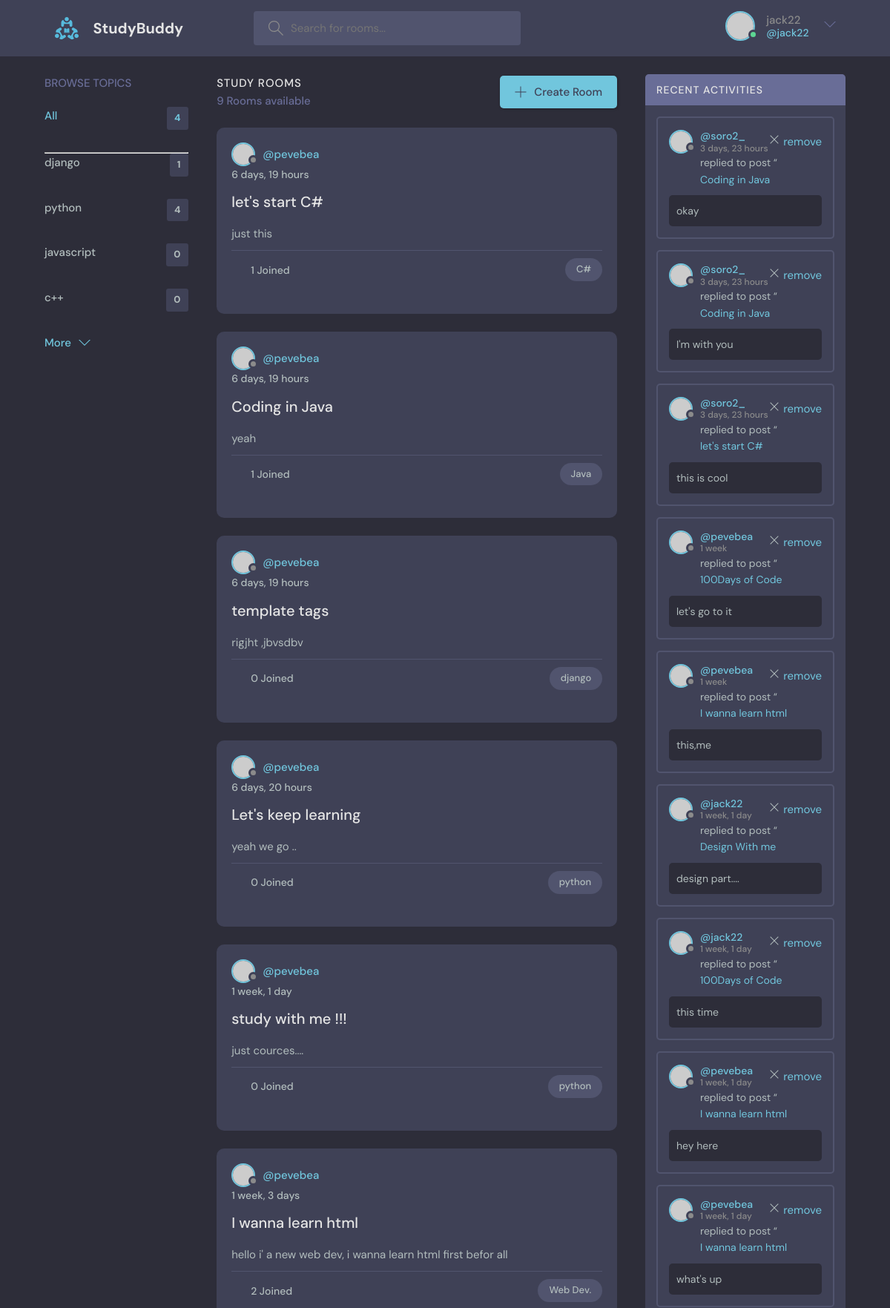
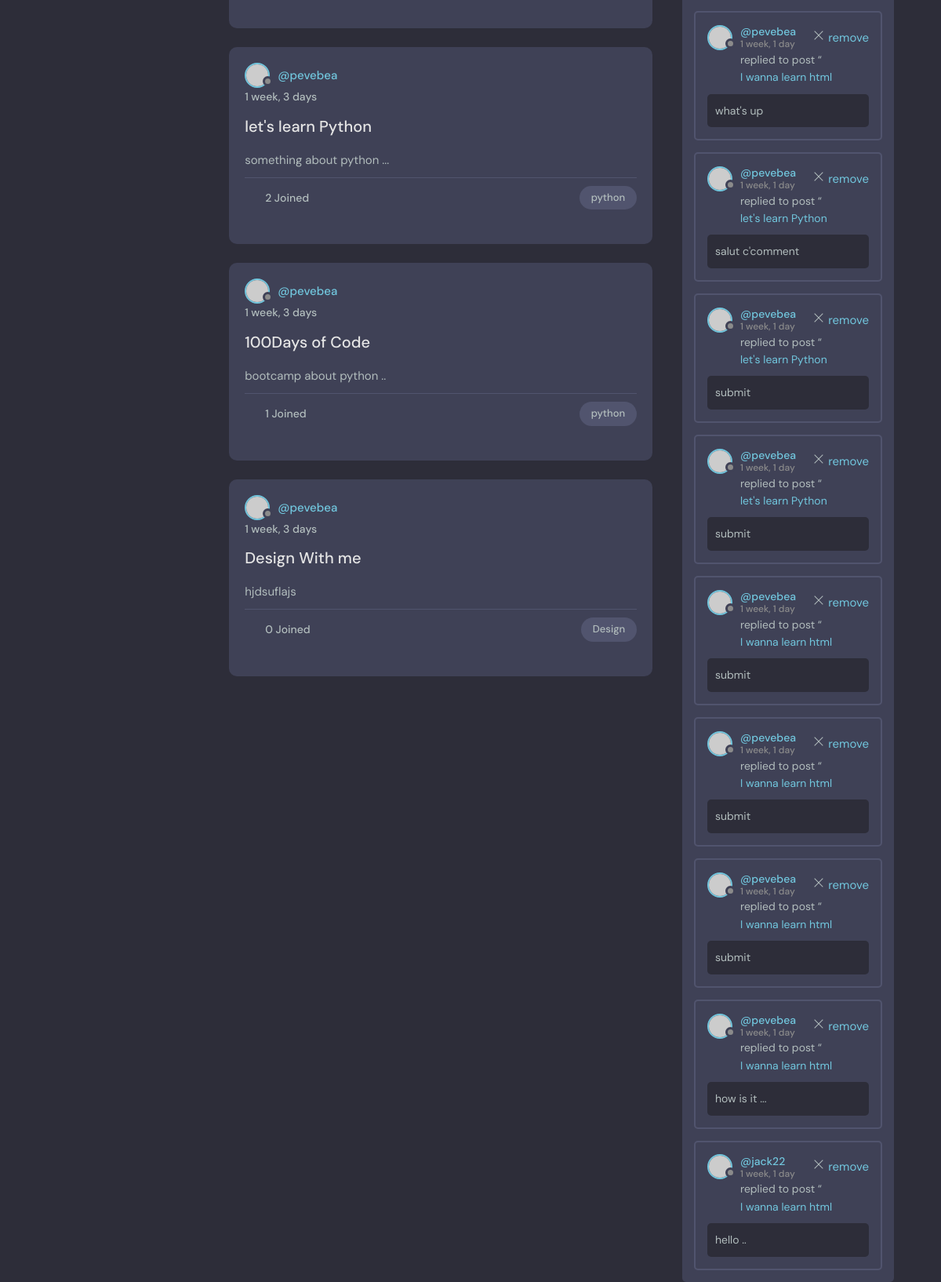
The page /room/index/ (signed in) on the database its author committed (2 pictures, top to bottom).
### room/models.py (models this page shows, shortened)
class Topic(models.Model):
    name = models.CharField(max_length=200)

class Room(models.Model):
    host = models.ForeignKey(User, on_delete=models.SET_NULL, null= True)
    topic = models.ForeignKey(Topic, on_delete=models.CASCADE, null=True)
    name = models.CharField(max_length=200)
    description = models.TextField(null= True, blank= True)
    participants = models.ManyToManyField(User, related_name="participants", blank=True)
    updated = models.DateTimeField(auto_now = True)
    created = models.DateTimeField(auto_now_add=True)
    def __str__(self):
        return self.name
    class Meta:
        ordering = ["-updated", "created"]

class Message(models.Model):
    user = models.ForeignKey(User, on_delete=models.CASCADE, null= True)
    room = models.ForeignKey(Room, on_delete=models.CASCADE)
    body = models.TextField()
    updated = models.DateTimeField(auto_now = True)
    created = models.DateTimeField(auto_now_add=True)
    class Meta:
        ordering = ["-updated", "created"]

### room/views.py (the view)
# urls.py: path("", views.index, name = "home"),
def index(request):
    q = request.GET.get("q") if request.GET.get("q") != None else ""
    rooms = Room.objects.filter(Q(topic__name__icontains = q) |
                                Q(name__icontains=q)|
                                Q(description__icontains=q))
    topics = Topic.objects.all()[0:4]
    room_messages = Message.objects.filter(Q(room__topic__name__icontains = q))
    context = {
        "rooms": rooms,
        "topics": topics,
        "room_messages": room_messages,
    }
    return render(request, "room/index.html", context)

### templates/room/index.html (shortened to what this page needs)
<!DOCTYPE html>
{% load static %}
<html lang="en">
  <head>
    <link rel="stylesheet" href="{% static 'css/main.css' %}" />
  </head>
  <body>
    <header class="header header--loggedIn">
      <div class="container">
        <a href="{% url 'room:index' %}" class="header__logo">
          <img src="{% static 'image/logo.svg' %}" />
          <h1>StudyBuddy</h1>
        </a>
        <form method="GET" action="" class="header__search">
          <label>
            <input name="q" placeholder="Search for rooms..." />
          </label>
        </form>
        <nav class="header__menu">
            {% if user.is_authenticated %}
            <div class="header__user">
                <a href="{% url 'authentification:userProfile' user.id %}">
                <div class="avatar avatar--medium active">
                    <img src="https://randomuser.me/api/portraits/men/37.jpg" />
                </div>
                <p>{{user.username}}<span>@{{user.username}}</span></p>
                </a>
                <button class="dropdown-button">
                <svg version="1.1" xmlns="http://www.w3.org/2000/svg" width="32" height="32" viewBox="0 0 32 32">
                    <title>chevron-down</title>
                    <path d="M16 21l-13-13h-3l16 16 16-16h-3l-13 13z"></path>
                </svg>
                </button>
            </div>
            {% else %}
                <a href="{% url 'authentification:login' %}">
                <img src="{% static 'image/avatar.svg' %}" />
                <p>Login</p>
                </a>
            {% endif %}
        </nav>
      </div>
    </header>
    {% block content %}
    <main class="layout layout--3">
      <div class="container">
            {% include 'room/topic_component.html' %}
        <div class="roomList">
            <div class="roomList__header">
                <div>
                    <h2>Study Rooms</h2>
                    <p>{{rooms.count}} Rooms available</p>
                </div>
                    <a class="btn btn--main" href="{% url 'room:create-room' %}">
                        <svg version="1.1" xmlns="http://www.w3.org/2000/svg" width="32" height="32" viewBox="0 0 32 32">
                        <title>add</title>
                        <path
                            d="M16.943 0.943h-1.885v14.115h-14.115v1.885h14.115v14.115h1.885v-14.115h14.115v-1.885h-14.115v-14.115z">
                        </path>
                        </svg>
                        Create Room
                    </a>
            </div>
            {% include 'room/feed_component.html' %}
        </div>
            {% include 'room/activity_component.html' %}
        {% endblock content %}
      </div>
    </main>
  </body>
</html>

### templates/room/topic_component.html (shortened to what this page needs)
<div class="topics">
    <div class="topics__header">
      <h2>Browse Topics</h2>
    </div>
    <ul class="topics__list">
        <li>
            <a href="{% url 'room:index' %}"class="active">All <span>{{topics.count}}</span></a>
            <hr>
        <li>
        {% for topic in topics %}
            <div>
                <a href="{% url 'room:index' %}?q={{topic.name}}"> {{topic.name}}  <span>{{topic.room_set.all.count}}</span></a>
            </div>
        {% endfor %}
    </ul>
    <a class="btn btn--link" href="{% url 'room:topics' %}">
        More
        <svg version="1.1" xmlns="http://www.w3.org/2000/svg" width="32" height="32" viewBox="0 0 32 32">
            <title>chevron-down</title>
            <path d="M16 21l-13-13h-3l16 16 16-16h-3l-13 13z"></path>
        </svg>
    </a>
</div>

### templates/room/feed_component.html (shortened to what this page needs)
{% for room in rooms %}
<div class="roomListRoom">
    <div class="roomListRoom__header">
        <a href="{% url 'authentification:userProfile' room.host.id %}" class="roomListRoom__author">
            <div class="avatar avatar--small">
                <img src="https://randomuser.me/api/portraits/women/37.jpg"/>
            </div>
            <span>@{{room.host.username}} </span>
        </a>
    </div>
    <div class="roomListRoom__actions">
        <span>{{room.created|timesince}}</span>
    </div>
    <div class="roomListRoom__content">
        <a href="{% url 'room:room' room.id %}">{{room.name}}</a>
        <p>{{room.description}}</p>
    </div>
    <div class="roomListRoom__meta">
        <a href="{% url 'room:index' %}" class="roomListRoom__joined">
            <svg version="1.1" xmlns="http://www.w3.org/2000/svg" width="32"
                height="32" viewBox="0 0 32 32">
                <title>user-group</title>
            </svg>
            {{room.participants.all.count}} Joined
        </a>
        <p class="roomListRoom__topic">{{room.topic.name}}</p>
    </div>
<br>
</div>
{% endfor %}

### templates/room/activity_component.html (shortened to what this page needs)
{% load static %}
<div class="activities">
    <div class="activities__header">
      <h2>Recent Activities</h2>
    </div>
{% for message in room_messages %}
        <div class="activities__box">
          <div class="activities__boxHeader roomListRoom__header">
            <a href="{% url 'authentification:userProfile' message.user.id %}" class="roomListRoom__author">
              <div class="avatar avatar--small">
                <img src="https://randomuser.me/api/portraits/men/37.jpg" />
              </div>
              <p>
                @{{message.user}}
                <span>{{message.created|timesince}}</span>
              </p>
            </a>
            <div class="roomListRoom__actions">
              <a href="{% url 'room:delete-message' message.id %}">
                <svg version="1.1" xmlns="http://www.w3.org/2000/svg" width="32" height="32" viewBox="0 0 32 32">
                  <title>remove</title>
                  <path d="M27.314 6.019l-1.333-1.333-9.98 9.981-9.981-9.981-1.333 1.333 9.981 9.981-9.981 9.98 1.333 1.333 9.981-9.98 9.98 9.98 1.333-1.333-9.98-9.98 9.98-9.981z">
                  </path>
                </svg>
                remove
              </a>
            </div>
          </div>
          <div class="activities__boxContent">
            <p>replied to post “<a href="{% url 'room:index' %}">{{message.room}}</a></p>
            <div class="activities__boxRoomContent">
                {{message.body}}
            </div>
          </div>
        </div>
{% endfor %}
</div>

### rows shown on the page
Topic: name "django", room_set.all.count "1"
Topic: name "python", room_set.all.count "4"
Topic: name "javascript", room_set.all.count "0"
Topic: name "c++", room_set.all.count "0"
Room: host.username "pevebea", created "6 days, 19 hours", name "let's start C#", description "just this", participants.all.count "1", topic.name "C#"
Room: host.username "pevebea", created "6 days, 19 hours", name "Coding in Java", description "yeah", participants.all.count "1", topic.name "Java"
Room: host.username "pevebea", created "6 days, 19 hours", name "template tags", description "rigjht ,jbvsdbv", participants.all.count "0", topic.name "django"
Room: host.username "pevebea", created "6 days, 20 hours", name "Let's keep learning", description "yeah we go ..", participants.all.count "0", topic.name "python"
Room: host.username "pevebea", created "1 week, 1 day", name "study with me !!!", description "just cources....", participants.all.count "0", topic.name "python"
Room: host.username "pevebea", created "1 week, 3 days", name "I wanna learn html", description "hello i' a new web dev, i wanna learn html first befor all", participants.all.count "2", topic.name "Web Dev."
Room: host.username "pevebea", created "1 week, 3 days", name "let's learn Python", description "something about python ...", participants.all.count "2", topic.name "python"
Room: host.username "pevebea", created "1 week, 3 days", name "100Days of Code", description "bootcamp about python ..", participants.all.count "1", topic.name "python"
Room: host.username "pevebea", created "1 week, 3 days", name "Design With me", description "hjdsuflajs", participants.all.count "0", topic.name "Design"
Message: user "soro2_", created "3 days, 23 hours", room "Coding in Java", body "okay"
Message: user "soro2_", created "3 days, 23 hours", room "Coding in Java", body "I'm with you"
Message: user "soro2_", created "3 days, 23 hours", room "let's start C#", body "this is cool"
Message: user "pevebea", created "1 week", room "100Days of Code", body "let's go to it"
Message: user "pevebea", created "1 week", room "I wanna learn html", body "this,me"
Message: user "jack22", created "1 week, 1 day", room "Design With me", body "design part...."
Message: user "jack22", created "1 week, 1 day", room "100Days of Code", body "this time"
Message: user "pevebea", created "1 week, 1 day", room "I wanna learn html", body "hey here"
Message: user "pevebea", created "1 week, 1 day", room "I wanna learn html", body "what's up"
Message: user "pevebea", created "1 week, 1 day", room "I wanna learn html", body "what's up"
Message: user "pevebea", created "1 week, 1 day", room "let's learn Python", body "salut c'comment"
Message: user "pevebea", created "1 week, 1 day", room "let's learn Python", body "submit"
Message: user "pevebea", created "1 week, 1 day", room "let's learn Python", body "submit"
Message: user "pevebea", created "1 week, 1 day", room "I wanna learn html", body "submit"
Message: user "pevebea", created "1 week, 1 day", room "I wanna learn html", body "submit"
Message: user "pevebea", created "1 week, 1 day", room "I wanna learn html", body "submit"
Message: user "pevebea", created "1 week, 1 day", room "I wanna learn html", body "how is it ..."
Message: user "jack22", created "1 week, 1 day", room "I wanna learn html", body "hello .."

### other values the page prints
{{ user.username }} "jack22"
{{ topics.count }} "4"
{{ rooms.count }} "9"
